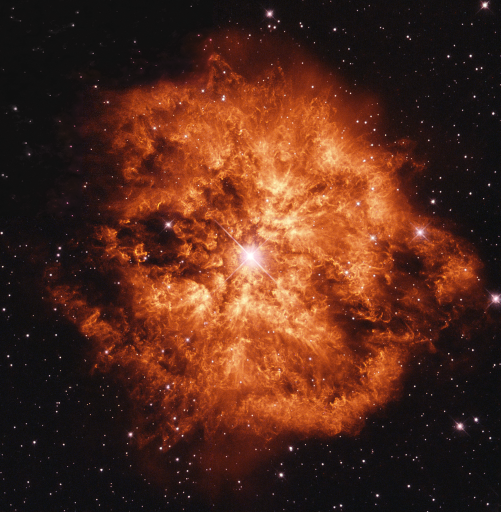
#> input picture data/M1-67.png, 1001 x 1024 px (shown at 1/2 size)
$ jupyter execute image-filtering.ipynb
#> lines starting #> are read from the running program, lines starting #| are printed output that depends on the picture
[cell 1]
import numpy as np
import cv2
import matplotlib.pyplot as plt
#%matplotlib widget         # Ce widget permet de modifier la visulation d'image avant l'enregistrement
from io import BytesIO
from PIL import Image

[cell 2]
# Show an image contained in an array
def imshow(arr):
    plt.imshow(arr, vmin=0, vmax=255, cmap='gray')
    plt.tight_layout()
    plt.axis('off')
    plt.show()

[cell 3]
def _resize_img(arr, width, height):
    return cv2.resize(arr, dsize=(width,height), interpolation=cv2.INTER_CUBIC)

[cell 4]
def add_noise(img, noise_type):
    if noise_type == "gauss": # Traitable avec un box filter
        print("putting some gauss")
        mean = 0.0 # at 50, we can remove the background and still have a somehwat good image
        std = 10.0
        noisy_img = img + np.random.normal(mean, std, img.shape)
        out = np.clip(noisy_img, 0, 255) # Clip any out of bound noise
        return out
    elif noise_type == "s&p": # Facilement traitable avec un median filter
        #Add random salt and pepper noise on an image.
        #0 < s_vs_p < 1: 0 being only pepper, 1 being only salt
        #amount: intensity of the noise
        s_vs_p = 0.5
        amount = 0.05
        out = np.copy(img)

        # Salt mode
        num_salt = np.ceil(amount * img.size * s_vs_p)
        print("Salt: {}".format(num_salt))
        coords = [np.random.randint(0, i-1, int(num_salt))
                for i in img.shape]
        out[tuple(coords)] = 1

        # Pepper mode
        num_pepper = np.ceil(amount * img.size * (1. - s_vs_p))
        print("Pepper: {}".format(num_pepper))
        coords = [np.random.randint(0, i - 1, int(num_pepper))
                for i in img.shape]
        out[tuple(coords)] = 0
        return out

<h1>Filtering salt and pepper noise on a 400x400 image</h1>

[cell 5]
img = cv2.imread("data/M1-67.png")             # Open an image with opencv. Start to run from this line so the noise isn't added on top
#> img is the input picture: shape (1024, 1001, 3); mean B, G, R 27.2, 42.8, 85.1

[cell 6]
img = _resize_img(img, 400, 400)                          # Resizes it to 400x400 pixels
#> in _resize_img, `return cv2.resize(arr, dsize=(width,height), interpolation=cv2.INTER_C..`:
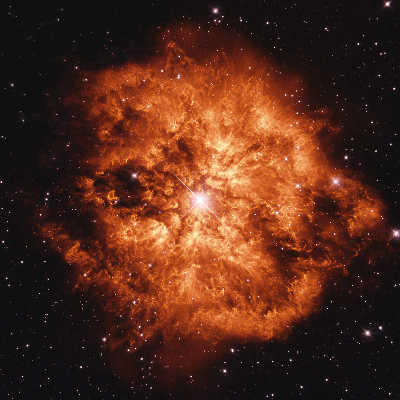
#> returned value: shape (400, 400, 3); mean of channels 0, 1, 2 27.2, 42.8, 85.1; drawn as B, G, R

<h2>M1-67 Nebula</h2>

[cell 7]
img = cv2.cvtColor(img, cv2.COLOR_BGR2GRAY)     # Convert to grayscale
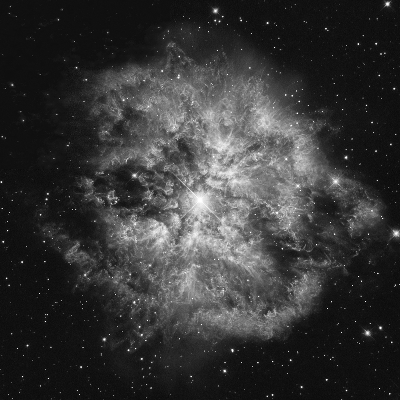
#> img: shape (400, 400); min 2, max 255, mean 53.7
imshow(img)

[cell 8]
snp = add_noise(img, "s&p")          # Add salt and pepper noise
#| Salt: 4000.0
#| Pepper: 4000.0
#> in add_noise, `out[tuple(coords)] = 0`:
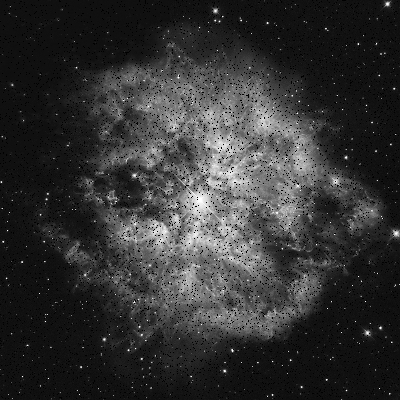
#> out: shape (400, 400); min 0, max 255, mean 51
imshow(snp)

<h3>Box filter</h3>

[cell 9]
box = cv2.blur(snp,(3,3))
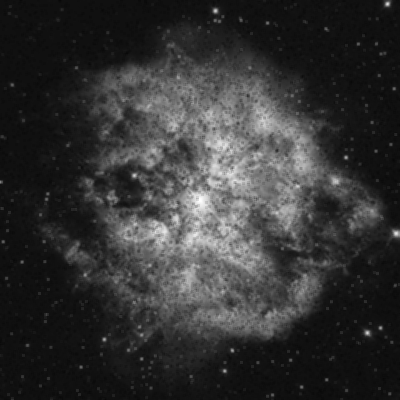
#> box: shape (400, 400); min 8, max 254, mean 51
imshow(box)

<h3>Median + Box filters</h3>

[cell 10]
median = cv2.medianBlur(snp, 3)
box = cv2.blur(median,(3,3))
imshow(box)

<h3>Gaussian filter</h3>

[cell 11]
gaussian = cv2.GaussianBlur(snp,(5,5),0)
imshow(gaussian)

<h3>Median filter</h3>

[cell 12]
median = cv2.medianBlur(snp, 5)
imshow(median)

<h3>Bilateral filter</h3>

[cell 13]
bilat = cv2.bilateralFilter(snp, 9, 75, 75)
imshow(bilat)

<h3>2D convolutional filter</h3>

[cell 14]
kernel = np.ones((5,5),np.float32)/25
filter2D = cv2.filter2D(snp,-1,kernel)
imshow(filter2D)

<h1>Filtering Gaussian noise on a 800x800 image</h1>

[cell 15]
img2 = cv2.imread("data/jane_doe.png")
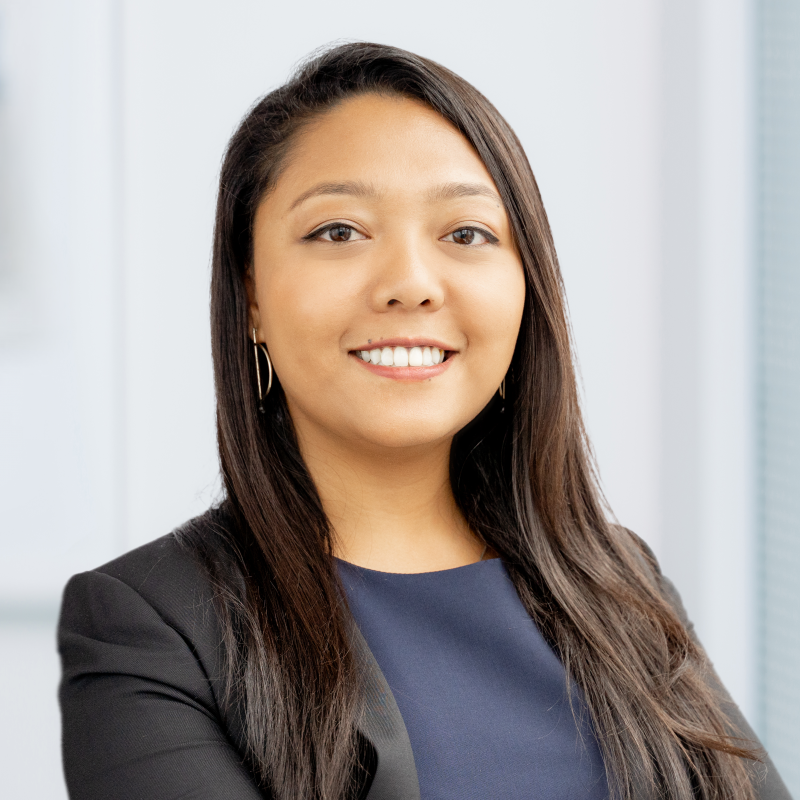
#> input picture data/jane_doe.png, 800 x 800 px
#> img2 is the input picture: shape (800, 800, 3); mean B, G, R 153.3, 156.9, 164.6
img2 = _resize_img(img2, 800, 800)

<h2>Portrait of Jane Doe</h2>

[cell 16]
img2 = cv2.cvtColor(img2, cv2.COLOR_BGR2GRAY)
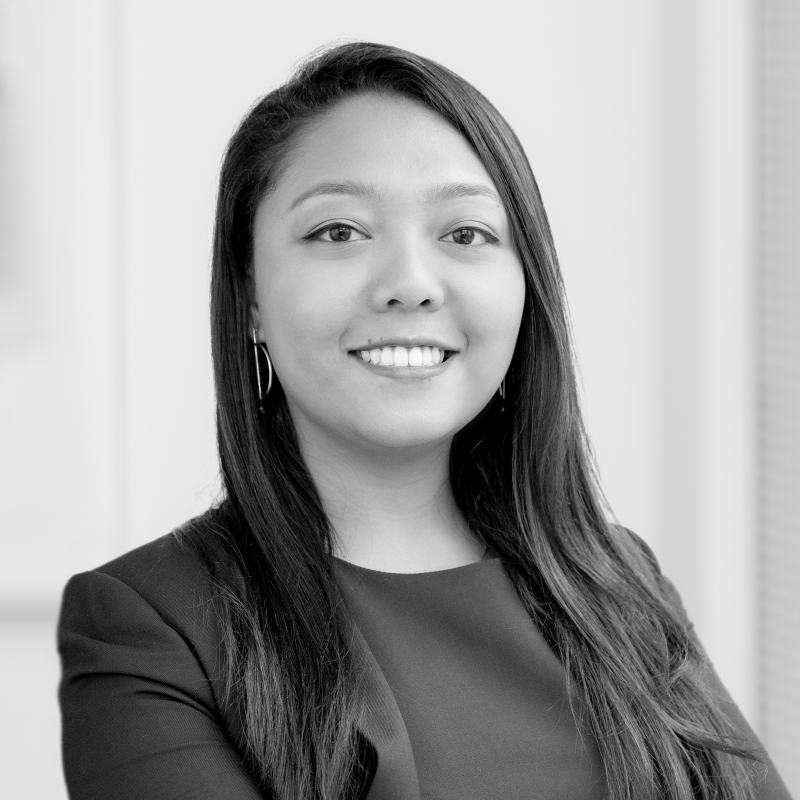
#> img2: shape (800, 800); min 0, max 250, mean 158.8
imshow(img2)

[cell 17]
gauss = add_noise(img2, "gauss")
#> call 2 of add_noise, with noise_type = 'gauss'
#> in add_noise (call 2), `noisy_img = img + np.random.normal(mean, std, img.shape)`:
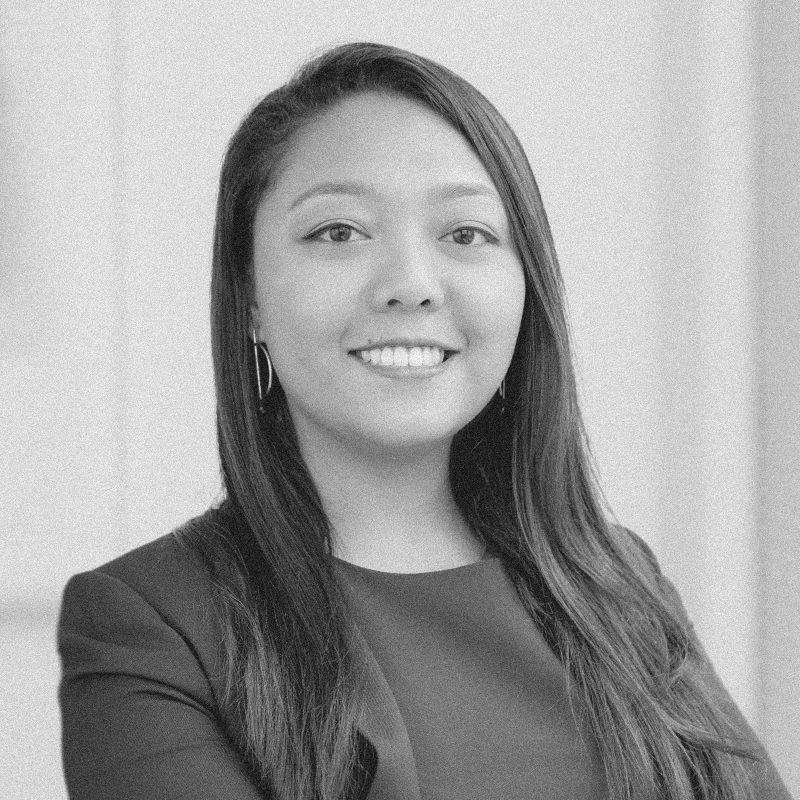
#> noisy_img: shape (800, 800) float64; min -40.13, max 274.6, mean 158.8; drawn with min black and max white
imshow(gauss)

<h3>Box filter</h3>

[cell 18]
box = cv2.blur(gauss,(5,5))
#> box: shape (800, 800) float64
imshow(box)

<h3>Median + Box filter</h3>

[cell 19]
median = cv2.medianBlur(np.float32(gauss), 5)
#> median: shape (800, 800) float32
box = cv2.blur(median, (3, 3))
imshow(box)

<h3>Gaussian filter</h3>

[cell 20]
gaussian = cv2.GaussianBlur(gauss,(5,5),0)
#> gaussian: shape (800, 800) float64
imshow(gaussian)

<h3>Median filter</h3>

[cell 21]
median = cv2.medianBlur(np.float32(gauss), 5)
imshow(median)
# viens vraiment exarceber le blanc de la porte

<h3>Bilateral filter</h3>

[cell 22]
bilat = cv2.bilateralFilter(np.float32(gauss), 9, 75, 75)
#> bilat: shape (800, 800) float32
imshow(bilat)
# fonctionne tres bien quand le mean est tres haut

<h3>2D convolutional filter</h3>

[cell 23]
kernel = np.ones((5,5),np.float32)/25
filter2D = cv2.filter2D(gauss,-1,kernel)
#> filter2D: shape (800, 800) float64
imshow(filter2D)
